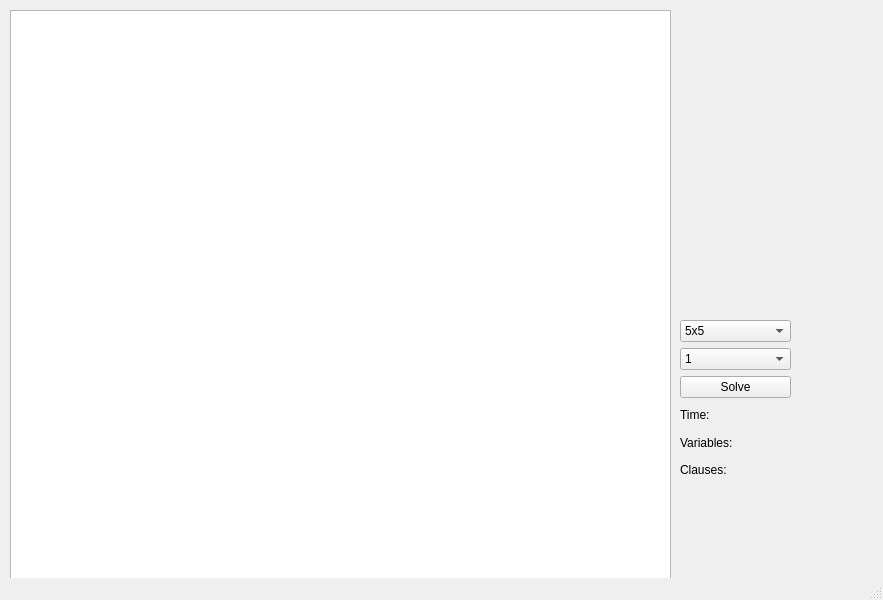
<?xml version="1.0" encoding="UTF-8"?>
<ui version="4.0">
 <class>MainWindow</class>
 <widget class="QMainWindow" name="MainWindow">
  <property name="enabled">
   <bool>true</bool>
  </property>
  <property name="geometry">
   <rect>
    <x>0</x>
    <y>0</y>
    <width>883</width>
    <height>600</height>
   </rect>
  </property>
  <property name="windowTitle">
   <string>MainWindow</string>
  </property>
  <widget class="QWidget" name="centralwidget">
   <widget class="QWidget" name="horizontalLayoutWidget">
    <property name="geometry">
     <rect>
      <x>10</x>
      <y>10</y>
      <width>661</width>
      <height>581</height>
     </rect>
    </property>
    <layout class="QHBoxLayout" name="horizontalLayout">
     <property name="topMargin">
      <number>0</number>
     </property>
     <item>
      <widget class="QTableWidget" name="map">
       <property name="lineWidth">
        <number>0</number>
       </property>
       <property name="sizeAdjustPolicy">
        <enum>QAbstractScrollArea::AdjustToContents</enum>
       </property>
       <property name="showGrid">
        <bool>false</bool>
       </property>
       <property name="gridStyle">
        <enum>Qt::NoPen</enum>
       </property>
       <property name="cornerButtonEnabled">
        <bool>true</bool>
       </property>
       <attribute name="horizontalHeaderVisible">
        <bool>true</bool>
       </attribute>
       <attribute name="horizontalHeaderDefaultSectionSize">
        <number>20</number>
       </attribute>
       <attribute name="horizontalHeaderHighlightSections">
        <bool>false</bool>
       </attribute>
       <attribute name="horizontalHeaderMinimumSectionSize">
        <number>20</number>
       </attribute>
       <attribute name="verticalHeaderVisible">
        <bool>false</bool>
       </attribute>
       <attribute name="verticalHeaderDefaultSectionSize">
        <number>20</number>
       </attribute>
       <attribute name="verticalHeaderMinimumSectionSize">
        <number>20</number>
       </attribute>
      </widget>
     </item>
    </layout>
   </widget>
   <widget class="QWidget" name="verticalLayoutWidget">
    <property name="geometry">
     <rect>
      <x>680</x>
      <y>320</y>
      <width>111</width>
      <height>161</height>
     </rect>
    </property>
    <layout class="QVBoxLayout" name="verticalLayout">
     <item>
      <widget class="QComboBox" name="input_size">
       <item>
        <property name="text">
         <string>5x5</string>
        </property>
       </item>
       <item>
        <property name="text">
         <string>7x7</string>
        </property>
       </item>
       <item>
        <property name="text">
         <string>10x10</string>
        </property>
       </item>
       <item>
        <property name="text">
         <string>15x15</string>
        </property>
       </item>
       <item>
        <property name="text">
         <string>20x20</string>
        </property>
       </item>
       <item>
        <property name="text">
         <string>30x30</string>
        </property>
       </item>
      </widget>
     </item>
     <item>
      <widget class="QComboBox" name="input_map">
       <item>
        <property name="text">
         <string>1</string>
        </property>
       </item>
       <item>
        <property name="text">
         <string>2</string>
        </property>
       </item>
       <item>
        <property name="text">
         <string>3</string>
        </property>
       </item>
       <item>
        <property name="text">
         <string>4</string>
        </property>
       </item>
      </widget>
     </item>
     <item>
      <widget class="QPushButton" name="solveButton">
       <property name="text">
        <string>Solve</string>
       </property>
      </widget>
     </item>
     <item>
      <widget class="QLabel" name="clause">
       <property name="text">
        <string>Time:</string>
       </property>
      </widget>
     </item>
     <item>
      <widget class="QLabel" name="variable">
       <property name="text">
        <string>Variables:</string>
       </property>
      </widget>
     </item>
     <item>
      <widget class="QLabel" name="time">
       <property name="text">
        <string>Clauses:</string>
       </property>
      </widget>
     </item>
    </layout>
   </widget>
  </widget>
  <widget class="QStatusBar" name="statusbar"/>
 </widget>
 <resources/>
 <connections/>
</ui>
